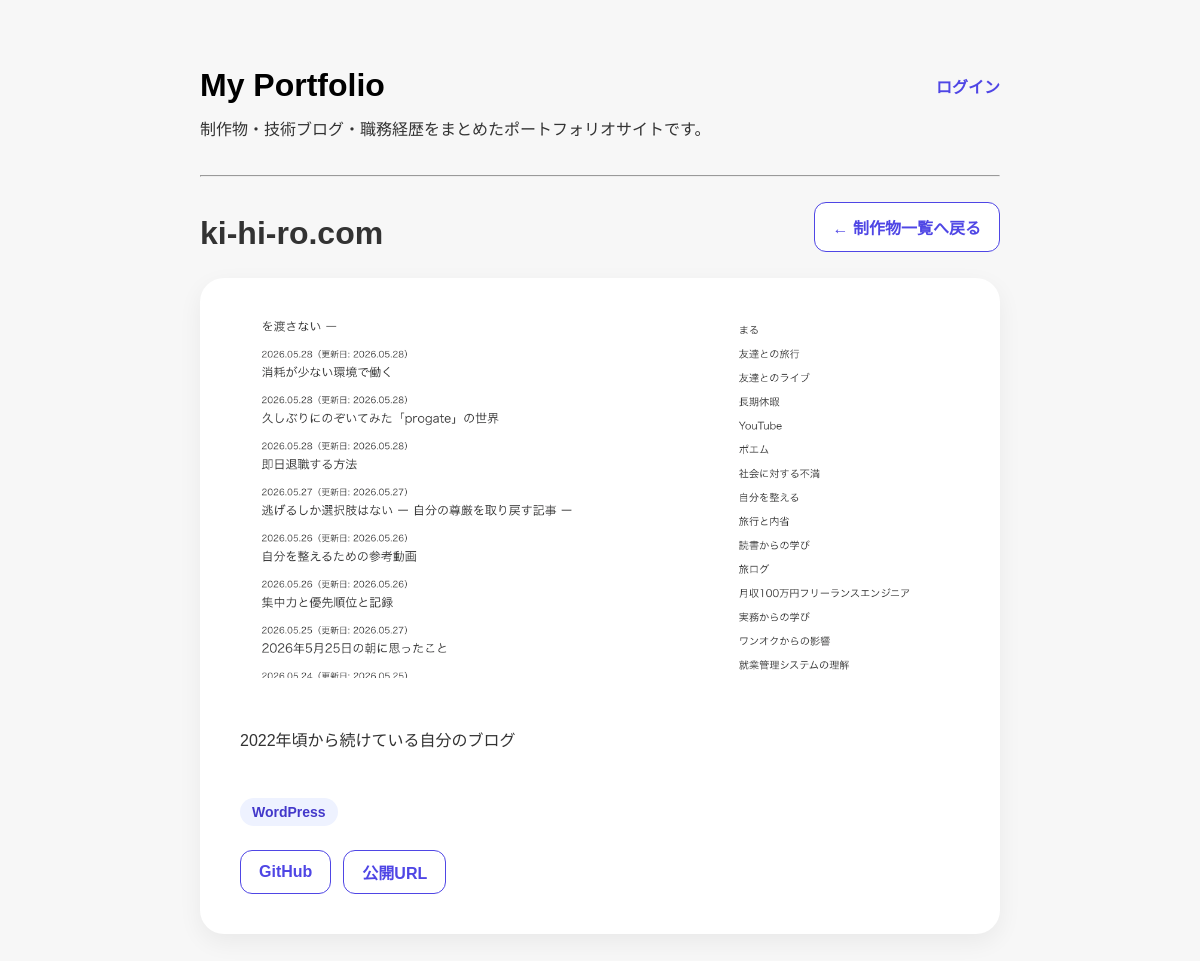
The app's page /works-page/1 with its own data.
### app/models.py (models this page shows)
class Work(Base):
    __tablename__ = "works"
    id = Column(Integer, primary_key=True, index=True)
    title = Column(String, nullable=False)
    description = Column(Text, nullable=False)
    github_url = Column(String)
    app_url = Column(String)
    tech_stack = Column(String)
    posts = relationship(
        "Post",
        back_populates="work"
    )
    image_url = Column(String)
    created_at = Column(DateTime, default=datetime.now)

### app/routers/works.py (the view)
@router.get("/works-page/{work_id}")
def work_detail_page(
    work_id: int,
    request: Request,
    db: Session = Depends(get_db)
):
    work = (
        db.query(models.Work)
        .filter(models.Work.id == work_id)
        .first()
    )
    posts = (
        db.query(models.Post)
        .filter(models.Post.work_id == work_id)
        .order_by(models.Post.start_time.desc())
        .all()
    )
    total_minutes = sum(post.work_time_minutes for post in posts)
    return templates.TemplateResponse(
        request,
        "work_detail.html",
        {
            "work": work,
            "posts": posts,
            "total_hours": total_minutes // 60,
            "remaining_minutes": total_minutes % 60,
            "is_logged_in": "user_id" in request.session
        }
    )

### app/templates/work_detail.html (shortened to what this page needs)
{% extends "base.html" %}
{% block content %}
<div class="page-header">
  <div>
    <h2 class="section-title">
      {{ work.title }}
    </h2>
  </div>
  <a
    href="/works-page"
    class="btn-back"
  >
    ← 制作物一覧へ戻る
  </a>
</div>
<section class="work-hero">
  <div class="work-hero-content">
    {% if work.image_url %}
      <img
        src="{{ work.image_url }}"
        class="work-hero-image"
      >
    {% endif %}
    <p class="work-description">
      {{ work.description }}
    </p>
    <div class="tech-tags">
      {% for tech in work.tech_stack.split(",") %}
        <span class="tech-tag">
          {{ tech.strip() }}
        </span>
      {% endfor %}
    </div>
    <div class="work-actions">
      {% if work.github_url %}
        <a
          href="{{ work.github_url }}"
          class="btn-outline"
          target="_blank"
        >
          GitHub
        </a>
      {% endif %}
      {% if work.app_url %}
        <a
          href="{{ work.app_url }}"
          class="btn-outline"
          target="_blank"
        >
          公開URL
        </a>
      {% endif %}
    </div>
  </div>
</section>
{% endblock %}

### app/static/style.css (style rules this page uses)
:root { --color-bg: #f7f7f7; --color-surface: #ffffff; --color-text: #333333; --color-muted: #555555; --color-subtle: #6b7280; --color-border: #dddddd; --color-primary: #4f46e5; --color-primary-dark: #4338ca; --color-primary-light: #eef2ff; --color-danger: #ef4444; --color-danger-light: #fee2e2; --radius-sm: 8px; --radius-md: 12px; --radius-lg: 16px; --radius-xl: 20px; --radius-2xl: 24px; --radius-pill: 999px; --shadow-sm: 0 4px 12px rgba(0, 0, 0, 0.08); --shadow-md: 0 8px 24px rgba(0, 0, 0, 0.06); --shadow-lg: 0 16px 40px rgba(0, 0, 0, 0.06); }
body { max-width: 800px; margin: 40px auto; padding: 0 20px; background: var(--color-bg); color: var(--color-text); font-family: sans-serif; }
a { color: inherit; }
.page-header { display: flex; justify-content: space-between; align-items: flex-end; margin-bottom: 10px; }
.section-title { margin-top: 30px; margin-bottom: 16px; font-size: 2rem; font-weight: 700; }
.btn-outline, .btn-danger, .btn-back { display: inline-flex; align-items: center; justify-content: center; box-sizing: border-box; border-radius: var(--radius-md); background: var(--color-surface); font-size: 16px; font-weight: 700; text-decoration: none; cursor: pointer; }
.btn-outline, .btn-danger { height: 44px; padding: 0 18px; }
.btn-outline { border: 1px solid var(--color-primary); color: var(--color-primary); }
.btn-back { gap: 8px; margin-bottom: 16px; padding: 12px 18px; border: 1px solid var(--color-primary); color: var(--color-primary); transition: all 0.2s ease; }
.work-card, .post-card, .log-card, .timeline-card, .detail-card, .work-hero { background: var(--color-surface); box-shadow: var(--shadow-sm); }
.work-description { display: -webkit-box; overflow: hidden; -webkit-line-clamp: 4; -webkit-box-orient: vertical; white-space: pre-line; line-height: 1.8; }
.work-hero { display: block; margin-bottom: 56px; padding: 40px; border-radius: var(--radius-2xl); box-shadow: var(--shadow-md); }
.work-hero-image { width: 100%; max-height: 360px; border-radius: var(--radius-xl); object-fit: cover; }
.work-hero-content .work-description { display: block; overflow: visible; margin-bottom: 42px; -webkit-line-clamp: unset; -webkit-box-orient: unset; }
.work-links, .work-actions { display: flex; flex-wrap: wrap; gap: 12px; margin-top: 24px; }
.tech-tags { display: flex; flex-wrap: wrap; gap: 8px; margin: 16px 0; }
.tech-tag { padding: 6px 12px; border-radius: var(--radius-pill); background: var(--color-primary-light); color: var(--color-primary-dark); font-size: 14px; font-weight: 600; }

### records on screen
Work: title "ki-hi-ro.com", image_url (picture), description "2022年頃から続けている自分のブログ", strip "WordPress"
